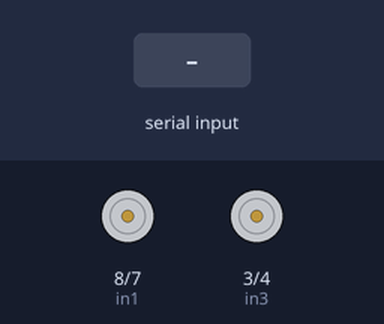
The sketch below on a simulated Arduino Uno, built with avr-gcc and run on an emulated ATmega328P. Shown: motor-driver pin pairs drawn as motors (green arrow = first pin HIGH = forward, orange = second pin HIGH = backward, longer = more drive, scaled by the enable pin). The inputs (shaded band) are chosen by the test bench. What the sketch prints to the serial monitor is not drawn.

Above: at 1.2 s.
1.3 s: "90,45\n" received over the second serial link
At 2.6 s:
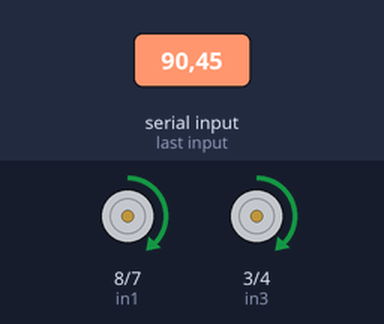
3.0 s: "30,150\n" received over the second serial link
At 3.8 s:
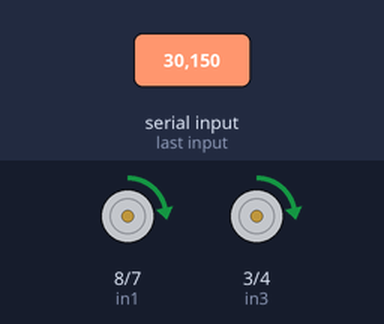
4.5 s: "5\n" received over the second serial link
At 5.0 s:
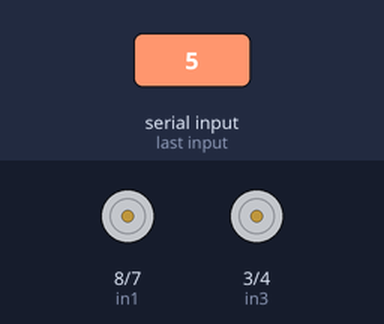
6.0 s: "200\n" received over the second serial link
At 7.2 s:
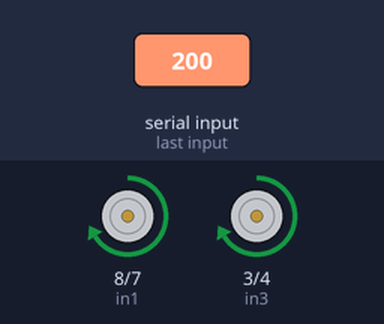
7.5 s: "5\n" received over the second serial link
At 8.6 s:
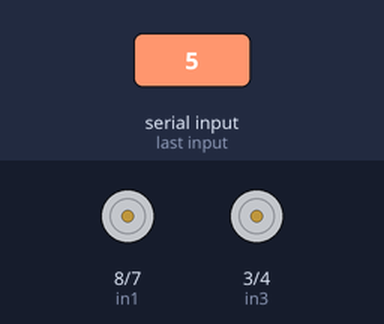
9.0 s: "90\n" received over the second serial link
At 9.8 s:
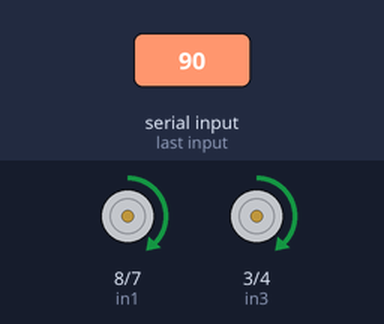
Timing chart, 0 to 11.5 s (numbered marks = the images above; inputs shaded):
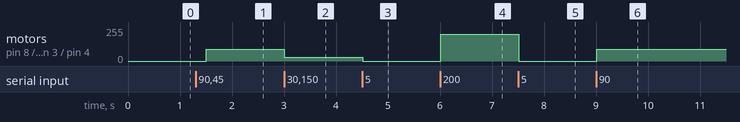

Measured:
- after the input at 1.3 s, motor on pin 8 (in1) / pin 7 (in2), motor on pin 3 (in3) / pin 4 (in4): stopped → forward 90/255 after 0.21 s
- after the input at 3.0 s, motor on pin 8 (in1) / pin 7 (in2), motor on pin 3 (in3) / pin 4 (in4): forward 90/255 → forward 30/255 at once
- after the input at 4.5 s, motor on pin 8 (in1) / pin 7 (in2), motor on pin 3 (in3) / pin 4 (in4): forward 30/255 → stopped at once
- after the input at 6.0 s, motor on pin 8 (in1) / pin 7 (in2), motor on pin 3 (in3) / pin 4 (in4): stopped → forward 200/255 at once
- after the input at 7.5 s, motor on pin 8 (in1) / pin 7 (in2), motor on pin 3 (in3) / pin 4 (in4): forward 200/255 → stopped at once
- after the input at 9.0 s, motor on pin 8 (in1) / pin 7 (in2), motor on pin 3 (in3) / pin 4 (in4): stopped → forward 90/255 at once

The sketch:

slavehc05.ino
```cpp
#include <SoftwareSerial.h>
int enA = 9;
int enB = 5;
int in1 = 8;
int in2 = 7;
int in3 = 3;
int in4 = 4;
SoftwareSerial BTSerial(10, 11); // RX | TX

const byte numChars = 32;
char receivedChars[numChars];   // an array to store the received data

boolean newData = false;

void recvWithEndMarker() {
    static byte ndx = 0;
    char endMarker = '\n';
    char rc;

    while (BTSerial.available() > 0 && newData == false) {
        rc = BTSerial.read();

        if (rc != endMarker) {
            receivedChars[ndx] = rc;
            ndx++;
            if (ndx >= numChars) {
                ndx = numChars - 1;
            }
        }
        else {
            receivedChars[ndx] = '\0'; // terminate the string
            ndx = 0;
            newData = true;
        }
    }
}

int showNewData() {
  int intValue = 0;
    if (newData == true) {
        // Serial.print("This just in ... ");
        intValue = atoi(receivedChars);
        // Serial.println(intValue);
        newData = false;
    }
  return intValue;
}

void setup()
{
  // pinMode(9, OUTPUT);  // this pin will pull the HC-05 pin 34 (key pin) HIGH to switch module to AT mode
  // digitalWrite(9, HIGH);
  // Serial.begin(38400);
  Serial.begin(9600);
  BTSerial.begin(9600);  // HC-05 default speed in AT command more
	// Set all the motor control pins to outputs
  pinMode(enA, OUTPUT);
  pinMode(enB, OUTPUT);
  pinMode(in1, OUTPUT);
	pinMode(in2, OUTPUT);
  pinMode(in3, OUTPUT);
	pinMode(in4, OUTPUT);
  // Turn off motors - Initial state
	digitalWrite(in1, LOW);
	digitalWrite(in2, LOW);
	digitalWrite(in3, LOW);
	digitalWrite(in4, LOW);
  Serial.println("Initializing...");
  Serial.println("The device started, waiting to recieve instructions!");
}

void loop()
{
  // Keep reading from HC-05 and send to Arduino Serial Monitor
  int command;
  if (BTSerial.available())
  {
    recvWithEndMarker();
    command = showNewData();
    Serial.println(command);
    //Serial.write(command.c_str());
    if (command >= -16 && command < 16)
    {
      //off
      Serial.print("Command = ");
      digitalWrite(in1, LOW);
    	digitalWrite(in2, LOW);
      digitalWrite(in3, LOW);
    	digitalWrite(in4, LOW);
      BTSerial.write("0");
    }
    else if (command >= 16 && command < 256)
    {
      //forward
      Serial.print("Command = ");
	    analogWrite(enA, command);
	    analogWrite(enB, command);
      digitalWrite(in1, HIGH);
  	  digitalWrite(in2, LOW);
      digitalWrite(in3, HIGH);
  	  digitalWrite(in4, LOW);
      BTSerial.write("1");
    }
    else if (command >= -256 && command < -16)
    {
      //backward
      Serial.print("Command = ");
      command = command + 1;
      command *= -1;
	    analogWrite(enA, command);
      analogWrite(enB, command);
      digitalWrite(in1, LOW);
    	digitalWrite(in2, HIGH);
      digitalWrite(in3, LOW);
    	digitalWrite(in4, HIGH);
      BTSerial.write("2");
    }
    else
    {
      Serial.print("Command = ");
      BTSerial.write("4");
    }
  }

  // Keep reading from Arduino Serial Monitor and send to HC-05
  if (Serial.available())
  {
    BTSerial.write(Serial.read());
  }
  delay(500);
}


// Enter AT commands:
// OK
// OK
// +NAME:SlaveHC05
// OK
// OK
// +ROLE:0
// OK
// +ADDR:0:13:102D53
// OK
```
